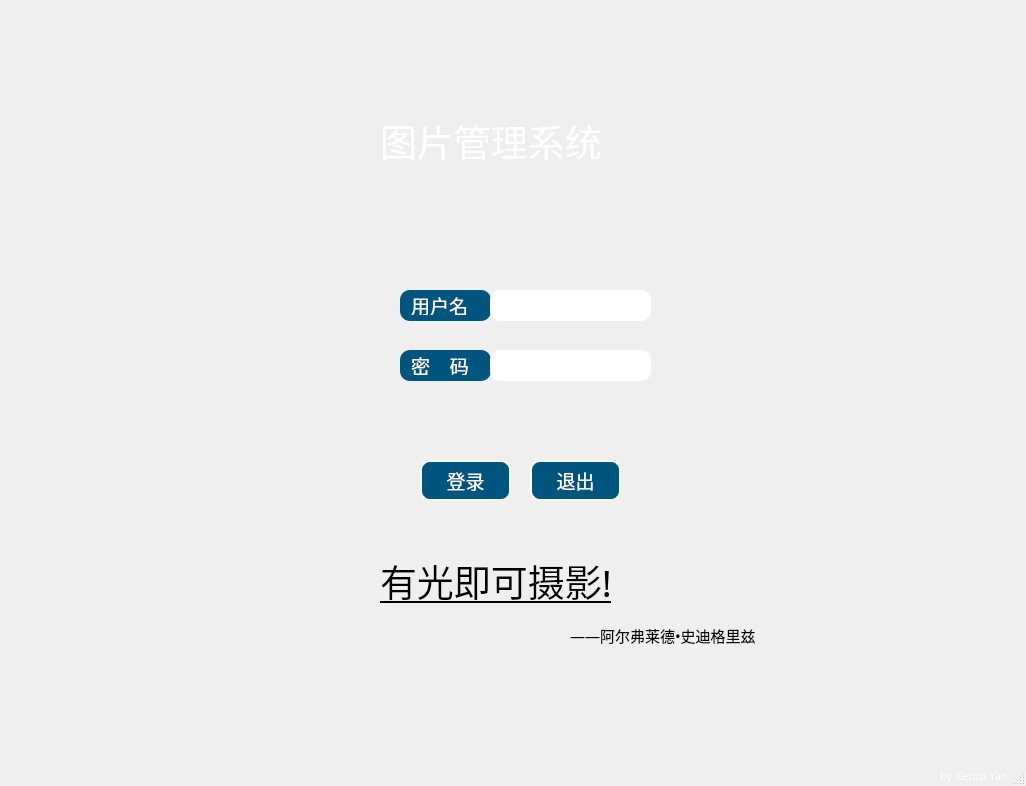
<?xml version="1.0" encoding="UTF-8"?>
<ui version="4.0">
 <class>Dialog</class>
 <widget class="QDialog" name="Dialog">
  <property name="geometry">
   <rect>
    <x>0</x>
    <y>0</y>
    <width>1026</width>
    <height>786</height>
   </rect>
  </property>
  <property name="font">
   <font>
    <family>华文新魏</family>
    <pointsize>12</pointsize>
   </font>
  </property>
  <property name="windowTitle">
   <string>login</string>
  </property>
  <property name="styleSheet">
   <string notr="true">QDialog{
border-image:url(C:/Users/57070/Desktop/py file/PYQT5/eric6_pyqt5/photoDBS/photos/loginphoto.jpg);
}</string>
  </property>
  <property name="sizeGripEnabled">
   <bool>true</bool>
  </property>
  <widget class="QLabel" name="label">
   <property name="geometry">
    <rect>
     <x>400</x>
     <y>290</y>
     <width>91</width>
     <height>31</height>
    </rect>
   </property>
   <property name="font">
    <font>
     <family>方正兰亭超细黑简体</family>
     <pointsize>14</pointsize>
    </font>
   </property>
   <property name="styleSheet">
    <string notr="true">QLabel {
border-width:2px;
border-radius:10px;
border-color: beige;
background:rgb(0, 85, 127);
color:rgb(255, 255, 255);
min-width:5em;
padding:6px;
}
QPushButton:pressed {
background-color: rgb(224,0,0);
border-style: inset;
}</string>
   </property>
   <property name="text">
    <string>用户名</string>
   </property>
  </widget>
  <widget class="QLabel" name="label_2">
   <property name="geometry">
    <rect>
     <x>400</x>
     <y>350</y>
     <width>91</width>
     <height>31</height>
    </rect>
   </property>
   <property name="font">
    <font>
     <family>方正兰亭超细黑简体</family>
     <pointsize>14</pointsize>
    </font>
   </property>
   <property name="styleSheet">
    <string notr="true">QLabel {
border-width:2px;
border-radius:10px;
border-color: beige;
background:rgb(0, 85, 127);
color:rgb(255, 255, 255);
min-width:5em;
padding:6px;
}
QPushButton:pressed {
background-color: rgb(224,0,0);
border-style: inset;
}</string>
   </property>
   <property name="text">
    <string>密    码</string>
   </property>
  </widget>
  <widget class="QLabel" name="label_3">
   <property name="geometry">
    <rect>
     <x>380</x>
     <y>110</y>
     <width>291</width>
     <height>61</height>
    </rect>
   </property>
   <property name="font">
    <font>
     <family>方正兰亭超细黑简体</family>
     <pointsize>28</pointsize>
    </font>
   </property>
   <property name="styleSheet">
    <string notr="true">QLabel{
color:white;
background-color: transparent;
}</string>
   </property>
   <property name="text">
    <string>图片管理系统</string>
   </property>
  </widget>
  <widget class="QLabel" name="label_4">
   <property name="geometry">
    <rect>
     <x>940</x>
     <y>760</y>
     <width>91</width>
     <height>31</height>
    </rect>
   </property>
   <property name="font">
    <font>
     <family>华文新魏</family>
     <pointsize>8</pointsize>
    </font>
   </property>
   <property name="styleSheet">
    <string notr="true">QLabel{
color:white;
background-color: transparent;
}
</string>
   </property>
   <property name="text">
    <string>by Kenzo Yan</string>
   </property>
  </widget>
  <widget class="QLineEdit" name="username">
   <property name="geometry">
    <rect>
     <x>490</x>
     <y>290</y>
     <width>161</width>
     <height>31</height>
    </rect>
   </property>
   <property name="font">
    <font>
     <pointsize>-1</pointsize>
     <weight>75</weight>
     <italic>false</italic>
     <bold>true</bold>
    </font>
   </property>
   <property name="styleSheet">
    <string notr="true">QLineEdit {

border-width:2px;
border-radius:10px;
border-color: beige;
font: bold 14px;
min-width:10em;
padding:6px;
}</string>
   </property>
  </widget>
  <widget class="QLineEdit" name="password">
   <property name="geometry">
    <rect>
     <x>490</x>
     <y>350</y>
     <width>161</width>
     <height>31</height>
    </rect>
   </property>
   <property name="font">
    <font>
     <pointsize>-1</pointsize>
     <weight>75</weight>
     <italic>false</italic>
     <bold>true</bold>
    </font>
   </property>
   <property name="styleSheet">
    <string notr="true">QLineEdit {

border-width:2px;
border-radius:10px;
border-color: beige;
font: bold 14px;
min-width:10em;
padding:6px;
}</string>
   </property>
  </widget>
  <widget class="QLabel" name="label_5">
   <property name="geometry">
    <rect>
     <x>380</x>
     <y>550</y>
     <width>301</width>
     <height>61</height>
    </rect>
   </property>
   <property name="font">
    <font>
     <family>华文新魏</family>
     <pointsize>28</pointsize>
     <underline>true</underline>
    </font>
   </property>
   <property name="styleSheet">
    <string notr="true">QLabel{
background-color: transparent;
color:black;
}</string>
   </property>
   <property name="text">
    <string>有光即可摄影!</string>
   </property>
  </widget>
  <widget class="QLabel" name="label_6">
   <property name="geometry">
    <rect>
     <x>570</x>
     <y>610</y>
     <width>321</width>
     <height>51</height>
    </rect>
   </property>
   <property name="font">
    <font>
     <family>华文新魏</family>
     <pointsize>11</pointsize>
    </font>
   </property>
   <property name="styleSheet">
    <string notr="true">QLabel{
background-color: transparent;
color:black;
}</string>
   </property>
   <property name="text">
    <string>——阿尔弗莱德•史迪格里兹</string>
   </property>
  </widget>
  <widget class="QPushButton" name="okButton">
   <property name="geometry">
    <rect>
     <x>420</x>
     <y>460</y>
     <width>91</width>
     <height>41</height>
    </rect>
   </property>
   <property name="font">
    <font>
     <family>方正兰亭超细黑简体</family>
     <pointsize>14</pointsize>
    </font>
   </property>
   <property name="styleSheet">
    <string notr="true">QPushButton {
border-style: outset;
border-width:2px;
border-radius:10px;
border-color: beige;
background:rgb(0, 85, 127);
color:rgb(255, 255, 255);
min-width:5em;
padding:6px;
}
QPushButton:pressed {
background-color: rgb(224,0,0);
border-style: inset;
}</string>
   </property>
   <property name="text">
    <string>登录</string>
   </property>
  </widget>
  <widget class="QPushButton" name="cancelButton">
   <property name="geometry">
    <rect>
     <x>530</x>
     <y>460</y>
     <width>91</width>
     <height>41</height>
    </rect>
   </property>
   <property name="font">
    <font>
     <family>方正兰亭超细黑简体</family>
     <pointsize>14</pointsize>
    </font>
   </property>
   <property name="styleSheet">
    <string notr="true">QPushButton {
border-style: outset;
border-width:2px;
border-radius:10px;
border-color: beige;
background:rgb(0, 85, 127);
color:rgb(255, 255, 255);
min-width:5em;
padding:6px;
}
QPushButton:pressed {
background-color: rgb(224,0,0);
border-style: inset;
}</string>
   </property>
   <property name="text">
    <string>退出</string>
   </property>
  </widget>
 </widget>
 <resources/>
 <connections>
  <connection>
   <sender>okButton</sender>
   <signal>clicked()</signal>
   <receiver>Dialog</receiver>
   <slot>accept()</slot>
   <hints>
    <hint type="sourcelabel">
     <x>302</x>
     <y>354</y>
    </hint>
    <hint type="destinationlabel">
     <x>96</x>
     <y>254</y>
    </hint>
   </hints>
  </connection>
  <connection>
   <sender>cancelButton</sender>
   <signal>clicked()</signal>
   <receiver>Dialog</receiver>
   <slot>close()</slot>
   <hints>
    <hint type="sourcelabel">
     <x>401</x>
     <y>354</y>
    </hint>
    <hint type="destinationlabel">
     <x>179</x>
     <y>282</y>
    </hint>
   </hints>
  </connection>
 </connections>
</ui>
